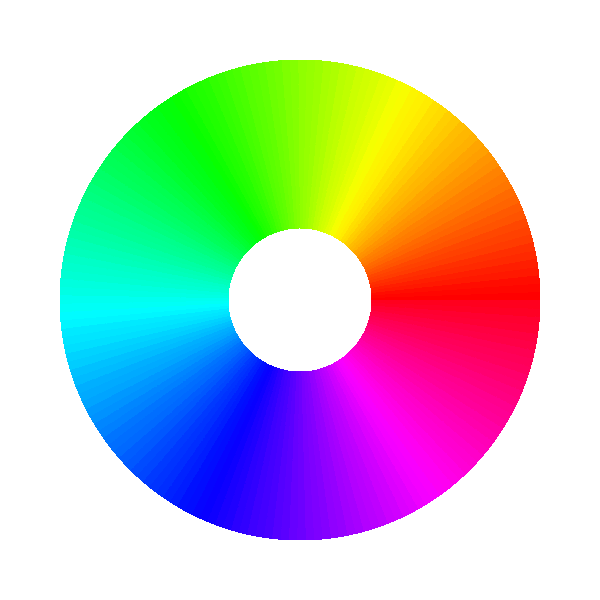
#> input picture res/color_wheel.png, 600 x 600 px
$ python K-MeansColorQuantization.py
#> lines starting #> are read from the running program, lines starting #| are printed output that depends on the picture
import numpy as np
import cv2

def get_distinct_colours(image):
    unique, counts = np.unique(image.reshape(-1, img.shape[-1]),
                               axis=0, return_counts=True)
    return counts.size

def color_quantization(image, clusters):
    X = image.reshape((-1,3))
    X = np.float32(X)

    criteria = (cv2.TERM_CRITERIA_EPS + cv2.TERM_CRITERIA_MAX_ITER, 10, 1.0)
    ret,label,center=cv2.kmeans(X, clusters, None, criteria, 10,
                                cv2.KMEANS_RANDOM_CENTERS)
    center = np.uint8(center)
    result = center[label.flatten()]
    result = result.reshape((img.shape))
    return result

if __name__ == "__main__":
    img = cv2.imread("../res/color_wheel.png")
#> img is the input picture: shape (600, 600, 3); mean B, G, R 196.9, 197, 195.6
    print("Distinct colors in original image:", get_distinct_colours(img))
#> in get_distinct_colours, `unique, counts = np.unique(image.reshape(-1, img.shape[-1]), axis=0, r..`: unique = 360 rows, first 8: [0, 0, 255], [0, 5, 255], [0, 6, 255], [0, 9, 255], [0, 12, 255], [0, 20, 255], [0, 24, 255], [0, 28, 255]; counts = 360 values, max 194214 at index 359, min 1 at index 1, mean 1000
#| Distinct colors in original image: 360
    cv2.imshow('Original', img)
    result = color_quantization(img, 9)
#> in color_quantization, `ret,label,center=cv2.kmeans(X, clusters, None, criteria, 10, cv2.KMEAN..`: ret = 396734383; center = [[253.8, 0, 183.7], [255.7, 255.7, 255.7], [0, 255, 111.7], [227.6, 222.7, 0], [255, 38.14, 20.48], [156.4, 0, 255], [13.31, 48.06, 255], [54.3, 255, 5.58], [0, 218.7, 240]]
#> in color_quantization, `center = np.uint8(center)`: center = [[253, 0, 183], [255, 255, 255], [0, 255, 111], [227, 222, 0], [254, 38, 20], [156, 0, 255], [13, 48, 255], [54, 255, 5], [0, 218, 239]]
#> in color_quantization, `result = result.reshape((img.shape))`:
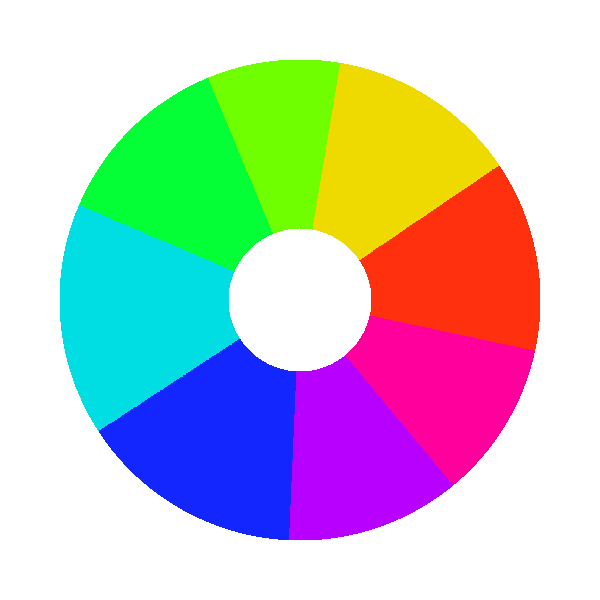
#> result: shape (600, 600, 3); mean B, G, R 196.7, 196.9, 195.4
    print("Distinct colors after color quantization:", get_distinct_colours(result))
#| Distinct colors after color quantization: 9
    cv2.imshow('Color Quantization (clusters=9)', result)
    print("Press any key...")
    filepath = "C:/temp/color_quan.jpg"
    cv2.imwrite(filepath, img)
    filepath = "C:/temp/color_quan2.jpg"
    cv2.imwrite(filepath, result)


    cv2.waitKey(0)
    cv2.destroyAllWindows()

    img = cv2.imread("../res/flower004.jpg")
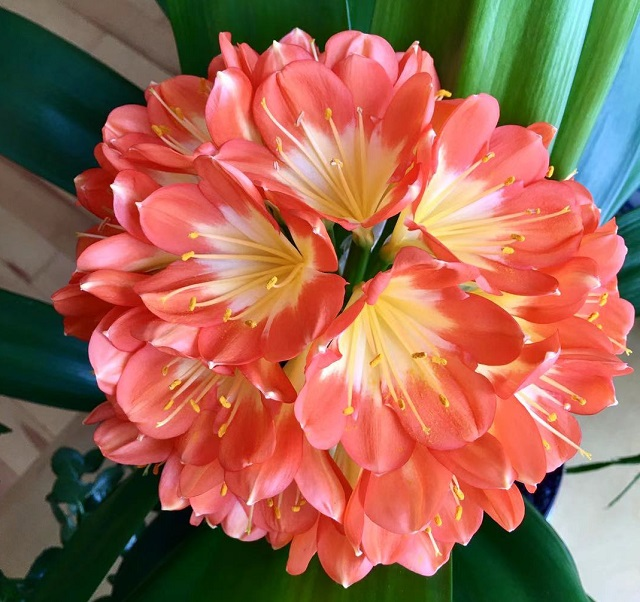
#> input picture res/flower004.jpg, 640 x 602 px
#> img is the input picture: shape (602, 640, 3); mean B, G, R 82.4, 102.3, 157.4
    print("Distinct colors in original:", get_distinct_colours(img))
#| Distinct colors in original: 154050
    cv2.imshow('Original', img)
    result = color_quantization(img, 32)
#> call 2 of color_quantization, with clusters = 32
#> in color_quantization (call 2), `ret,label,center=cv2.kmeans(X, clusters, None, criteria, 10, cv2.KMEAN..`: ret = 160433628.6; center = 32 rows, first 8: [42.82, 50.57, 7.85], [10.03, 28.55, 4.5], [17.15, 42.32, 54.68], [140, 193.4, 112.1], [201.8, 158.3, 80.79], [220.7, 220, 236.3], [23.7, 39, 171.2], [56.71, 68.62, 88.1]
#> in color_quantization (call 2), `center = np.uint8(center)`: center = 32 rows, first 8: [42, 50, 7], [10, 28, 4], [17, 42, 54], [140, 193, 112], [201, 158, 80], [220, 220, 236], [23, 39, 171], [56, 68, 88]
#> in color_quantization (call 2), `result = result.reshape((img.shape))`:
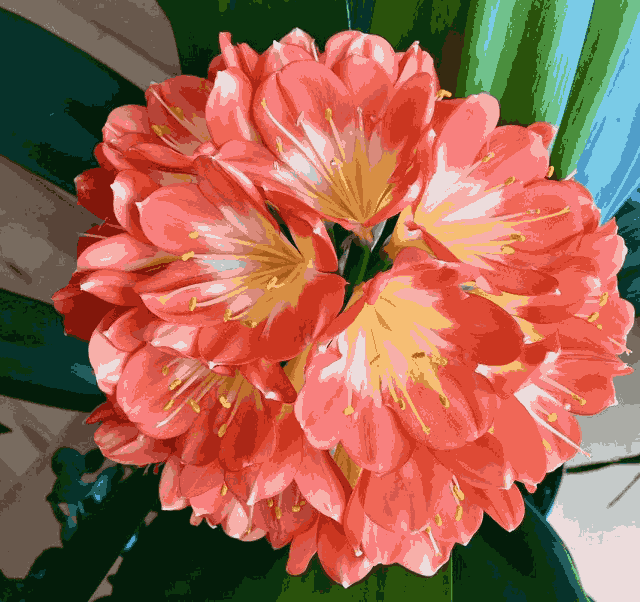
#> result: shape (602, 640, 3); mean B, G, R 81.9, 101.7, 156.8
    print("Distinct colors after color quantization(clusters=32):", get_distinct_colours(result))
#> in get_distinct_colours (call 4), `unique, counts = np.unique(image.reshape(-1, img.shape[-1]), axis=0, r..`: unique = 32 rows, first 8: [10, 28, 4], [11, 23, 130], [12, 82, 42], [14, 50, 12], [17, 42, 54], [23, 39, 171], [26, 90, 164], [32, 54, 202]; counts = 32 values, max 41395 at index 17, min 1483 at index 24, mean 12040
#| Distinct colors after color quantization(clusters=32): 32
    cv2.imshow('Color Quantization (clusters=32)', result)
    print("Press any key...")
    cv2.waitKey(0)
    cv2.destroyAllWindows()
